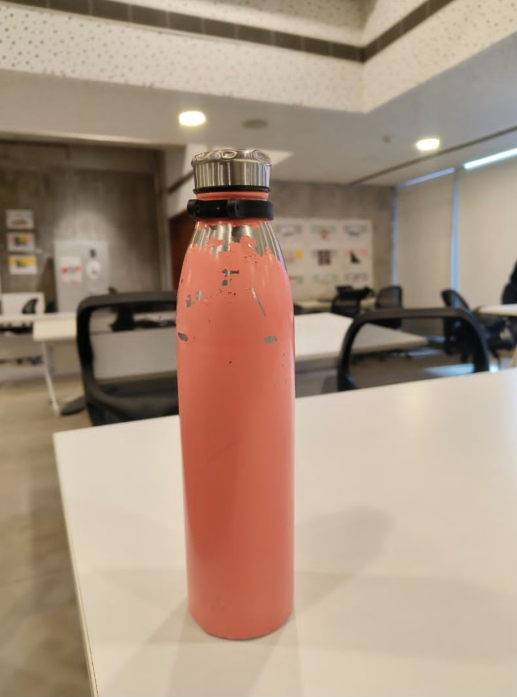
#> input picture img0.png, 517 x 697 px; its folder holds only this picture in this run
$ python create_dataset.py --source .
#> lines starting #> are read from the running program, lines starting #| are printed output that depends on the picture
import cv2
import numpy as np
import os
import random
import argparse
from glob import glob
from tqdm import tqdm

def apply_motion_blur(image, kernel_size=15):
    """
    Simulate motion blur with a random angle.
    """
    kernel = np.zeros((kernel_size, kernel_size))

    # Random angle
    angle = random.randint(0, 180)

    # Create the kernel
    center = kernel_size // 2
    matrix = cv2.getRotationMatrix2D((center, center), angle, 1.0)

    # Draw a line on the kernel to simulate motion
    kernel[center, :] = 1
    # Rotate
    kernel = cv2.warpAffine(kernel, matrix, (kernel_size, kernel_size))

    # Normalize
    kernel = kernel / np.sum(kernel)

    # Apply
    blurred = cv2.filter2D(image, -1, kernel)
    return blurred

def apply_gaussian_blur(image, kernel_size=15):
    return cv2.GaussianBlur(image, (kernel_size, kernel_size), 0)

def main():
    parser = argparse.ArgumentParser(description="Generate Synthetic Deblur Dataset")
    parser.add_argument("--source", type=str, required=True, help="Folder containing sharp images")
    parser.add_argument("--output", type=str, default="dataset", help="Output folder")
    parser.add_argument("--count", type=int, default=0, help="Max images to process (0 = all)")
    args = parser.parse_args()

    sharp_dir = os.path.join(args.output, "sharp")
    blur_dir = os.path.join(args.output, "blur")

    os.makedirs(sharp_dir, exist_ok=True)
    os.makedirs(blur_dir, exist_ok=True)

    # Find images
    exts = ["*.jpg", "*.jpeg", "*.png", "*.bmp"]
    files = []
    for ext in exts:
        files.extend(glob(os.path.join(args.source, ext)))
        # Also check uppercase
        files.extend(glob(os.path.join(args.source, ext.upper())))

    print(f"Found {len(files)} unique images in {args.source}")

    if args.count > 0:
        files = files[:args.count]

    for fpath in tqdm(files):
        try:
            img = cv2.imread(fpath)
#> img is the input picture: shape (697, 517, 3); mean B, G, R 126.8, 145.6, 168.1
            if img is None:
                continue

            # Resize if too huge (to save space and time)
            h, w = img.shape[:2]
#> h = 697; w = 517
            if max(h, w) > 1920:
                scale = 1920 / max(h, w)
                img = cv2.resize(img, (0, 0), fx=scale, fy=scale)

            # Save Sharp
            fname = os.path.basename(fpath)
            cv2.imwrite(os.path.join(sharp_dir, fname), img)

            # Generate Blur
            # Randomly choose blur type or mix
            r = random.random()
            if r < 0.4:
                # Motion Blur
                k = random.randrange(5, 30, 2) # Odd numbers
                blurred = apply_motion_blur(img, kernel_size=k)
            elif r < 0.8:
                # Gaussian Blur
                k = random.randrange(5, 25, 2)
                blurred = apply_gaussian_blur(img, kernel_size=k)
            else:
                # Mix
                blurred = apply_motion_blur(img, kernel_size=9)
                blurred = apply_gaussian_blur(blurred, kernel_size=5)
#> in apply_gaussian_blur, `return cv2.GaussianBlur(image, (kernel_size, kernel_size), 0)`:
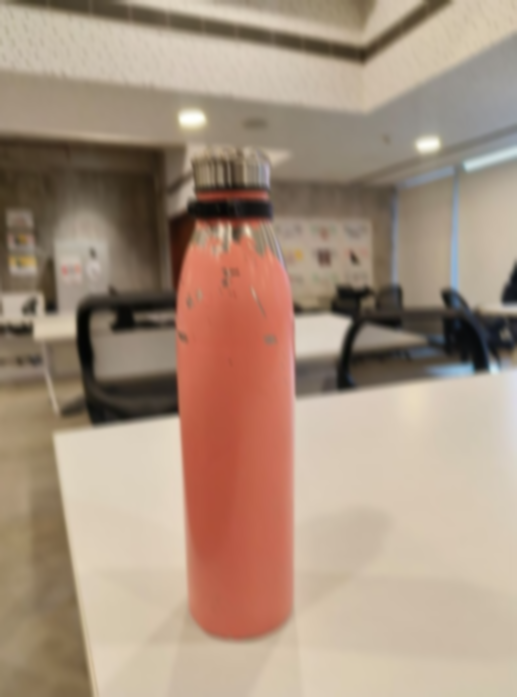
#> returned value: shape (697, 517, 3); mean of channels 0, 1, 2 126.8, 145.6, 168.1; drawn as B, G, R

            # Add some noise for realism
            noise = np.random.normal(0, 5, blurred.shape).astype(np.uint8)
            blurred = cv2.add(blurred, noise)
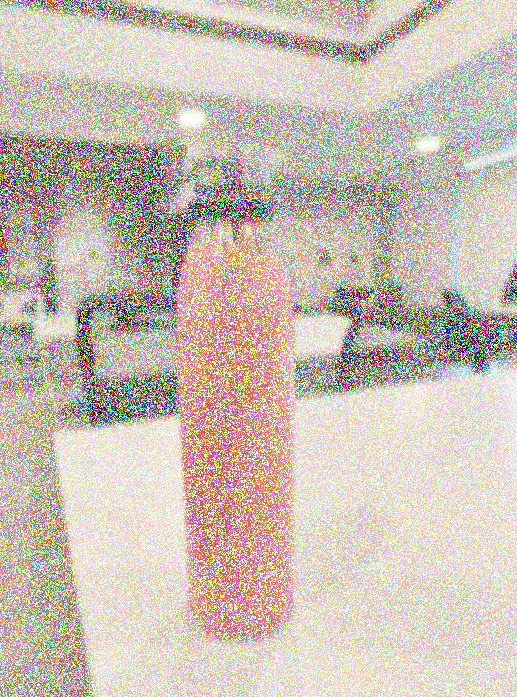
#> blurred: shape (697, 517, 3); mean B, G, R 182.3, 193.2, 206.4

            cv2.imwrite(os.path.join(blur_dir, fname), blurred)

        except Exception as e:
            print(f"Error processing {fpath}: {e}")

    print(f"Dataset generated at: {args.output}")
    print(f"Sharp images: {sharp_dir}")
    print(f"Blur images:  {blur_dir}")

if __name__ == "__main__":
    main()
